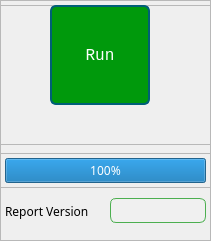
   <widget class="QFrame" name="frame_RunButton">
    <property name="geometry">
     <rect>
      <x>750</x>
      <y>10</y>
      <width>211</width>
      <height>241</height>
     </rect>
    </property>
    <property name="frameShape">
     <enum>QFrame::StyledPanel</enum>
    </property>
    <property name="frameShadow">
     <enum>QFrame::Raised</enum>
    </property>
    <widget class="QWidget" name="verticalLayoutWidget">
     <property name="geometry">
      <rect>
       <x>0</x>
       <y>0</y>
       <width>211</width>
       <height>231</height>
      </rect>
     </property>
     <property name="font">
      <font>
       <family>Microsoft JhengHei</family>
      </font>
     </property>
     <layout class="QVBoxLayout" name="verticalLayout_RunAndVersion" stretch="2,0,1,0,1">
      <property name="topMargin">
       <number>5</number>
      </property>
      <property name="bottomMargin">
       <number>5</number>
      </property>
      <item>
       <widget class="QFrame" name="frame_7">
        <property name="frameShape">
         <enum>QFrame::StyledPanel</enum>
        </property>
        <property name="frameShadow">
         <enum>QFrame::Raised</enum>
        </property>
        <widget class="QPushButton" name="pushButton_Run">
         <property name="enabled">
          <bool>true</bool>
         </property>
         <property name="geometry">
          <rect>
           <x>50</x>
           <y>0</y>
           <width>100</width>
           <height>100</height>
          </rect>
         </property>
         <property name="sizePolicy">
          <sizepolicy hsizetype="Fixed" vsizetype="Expanding">
           <horstretch>0</horstretch>
           <verstretch>0</verstretch>
          </sizepolicy>
         </property>
         <property name="minimumSize">
          <size>
           <width>100</width>
           <height>100</height>
          </size>
         </property>
         <property name="font">
          <font>
           <family>Consolas</family>
           <pointsize>12</pointsize>
           <weight>50</weight>
           <bold>false</bold>
           <underline>false</underline>
           <stylestrategy>PreferAntialias</stylestrategy>
           <kerning>true</kerning>
          </font>
         </property>
         <property name="cursor">
          <cursorShape>PointingHandCursor</cursorShape>
         </property>
         <property name="mouseTracking">
          <bool>true</bool>
         </property>
         <property name="focusPolicy">
          <enum>Qt::ClickFocus</enum>
         </property>
         <property name="styleSheet">
          <string notr="true">QPushButton#pushButton_Run {
  background-color: #00990C;     /* 背景色 */
  color: #FFFFFF;                /* 文本颜色 */
  border-style: solid;           
  border-width: 2px;
  border-color: #005F77;
  border-radius: 6px;           /* 圆角半径 */
  padding: 6px;                  /* 内边距，让内容不贴边 */
}
QPushButton#pushButton_Run:hover {
  background-color: #FF7A99;     /* 悬停效果 */
}
QPushButton#pushButton_Run:pressed {
  background-color: #005F77;     /* 按下效果 */
}</string>
         </property>
         <property name="text">
          <string>Run</string>
         </property>
         <property name="autoDefault">
          <bool>false</bool>
         </property>
         <property name="default">
          <bool>false</bool>
         </property>
         <property name="flat">
          <bool>false</bool>
         </property>
        </widget>
       </widget>
      </item>
      <item>
       <spacer name="verticalSpacer">
        <property name="orientation">
         <enum>Qt::Vertical</enum>
        </property>
        <property name="sizeType">
         <enum>QSizePolicy::Fixed</enum>
        </property>
        <property name="sizeHint" stdset="0">
         <size>
          <width>20</width>
          <height>2</height>
         </size>
        </property>
       </spacer>
      </item>
      <item>
       <widget class="QFrame" name="frame_6">
        <property name="sizePolicy">
         <sizepolicy hsizetype="Preferred" vsizetype="Expanding">
          <horstretch>0</horstretch>
          <verstretch>0</verstretch>
         </sizepolicy>
        </property>
        <property name="maximumSize">
         <size>
          <width>16777215</width>
          <height>35</height>
         </size>
        </property>
        <property name="frameShape">
         <enum>QFrame::StyledPanel</enum>
        </property>
        <property name="frameShadow">
         <enum>QFrame::Raised</enum>
        </property>
        <widget class="QProgressBar" name="progressBar">
         <property name="geometry">
          <rect>
           <x>5</x>
           <y>5</y>
           <width>201</width>
           <height>25</height>
          </rect>
         </property>
         <property name="layoutDirection">
          <enum>Qt::LeftToRight</enum>
         </property>
         <property name="autoFillBackground">
          <bool>false</bool>
         </property>
         <property name="value">
          <number>100</number>
         </property>
         <property name="alignment">
          <set>Qt::AlignCenter</set>
         </property>
        </widget>
       </widget>
      </item>
      <item>
       <spacer name="verticalSpacer_2">
        <property name="orientation">
         <enum>Qt::Vertical</enum>
        </property>
        <property name="sizeType">
         <enum>QSizePolicy::Fixed</enum>
        </property>
        <property name="sizeHint" stdset="0">
         <size>
          <width>20</width>
          <height>2</height>
         </size>
        </property>
       </spacer>
      </item>
      <item>
       <layout class="QVBoxLayout" name="verticalLayout">
        <item>
         <layout class="QHBoxLayout" name="horizontalLayout_Version">
          <property name="sizeConstraint">
           <enum>QLayout::SetDefaultConstraint</enum>
          </property>
          <property name="leftMargin">
           <number>5</number>
          </property>
          <property name="rightMargin">
           <number>5</number>
          </property>
          <item>
           <widget class="QLabel" name="label_Version">
            <property name="sizePolicy">
             <sizepolicy hsizetype="Fixed" vsizetype="Preferred">
              <horstretch>0</horstretch>
              <verstretch>0</verstretch>
             </sizepolicy>
            </property>
            <property name="font">
             <font>
              <family>Microsoft JhengHei</family>
             </font>
            </property>
            <property name="text">
             <string>Report Version</string>
            </property>
           </widget>
          </item>
          <item>
           <spacer name="horizontalSpacer_17">
            <property name="orientation">
             <enum>Qt::Horizontal</enum>
            </property>
            <property name="sizeHint" stdset="0">
             <size>
              <width>40</width>
              <height>30</height>
             </size>
            </property>
           </spacer>
          </item>
          <item>
           <widget class="QLineEdit" name="lineEdit_Version">
            <property name="font">
             <font>
              <family>Microsoft JhengHei</family>
             </font>
            </property>
            <property name="focusPolicy">
             <enum>Qt::ClickFocus</enum>
            </property>
            <property name="styleSheet">
             <string notr="true">QLineEdit {
    border: 1px solid #4CAF50;   /* 绿色边框 */
    border-radius: 6px;          /* 圆角半径 */
    padding: 2px 6px;            /* 内边距，让文字不贴边 */
    background-color: #F0F0F0;   /* 背景颜色 */
}
</string>
            </property>
            <property name="inputMethodHints">
             <set>Qt::ImhHiddenText</set>
            </property>
            <property name="alignment">
             <set>Qt::AlignRight|Qt::AlignTrailing|Qt::AlignVCenter</set>
            </property>
           </widget>
          </item>
         </layout>
        </item>
       </layout>
      </item>
     </layout>
    </widget>
   </widget>
